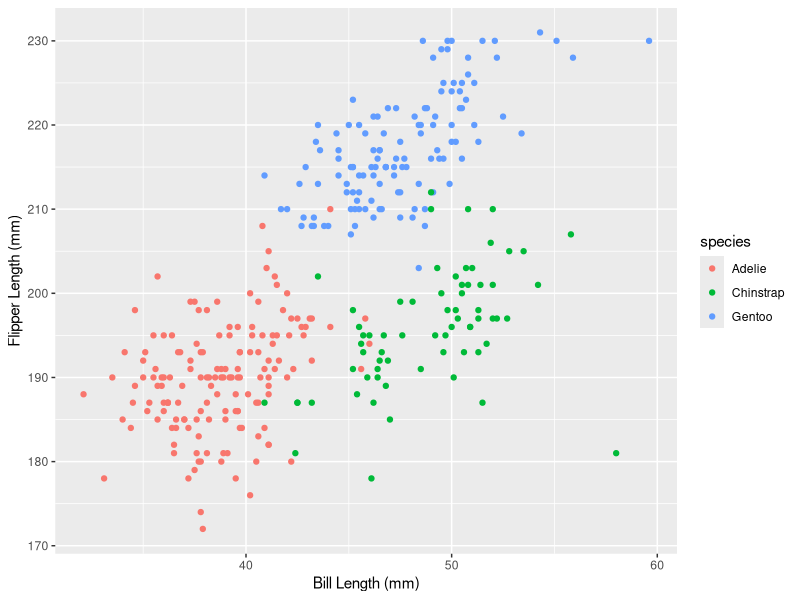

This chart was generated by the following R code:
## ---- chunk 1
library(tidyverse)
## ---- chunk 2
prob1_df = 
  tibble(
    samp = rnorm(10),
    samp_gt_0 = samp > 0,
    char_vec = c("a","b","c","d","e","f","g","h","i","j"),
    factor_vec = factor(c("low","low","low","mod","mod","mod","mod","high","high","high"))
  )
## ---- chunk 3
prob1_df = 
  tibble(
    samp = rnorm(10),
    samp_gt_0 = samp > 0,
    char_vec = c("a","b","c","d","e","f","g","h","i","j"),
    factor_vec = factor(c("low","low","low","mod","mod","mod","mod","high","high","high"))
  )
mean(pull(prob1_df , samp))
mean(pull(prob1_df , samp_gt_0))
mean(pull(prob1_df , char_vec))
mean(pull(prob1_df , factor_vec))
## ---- chunk 4
as.numeric(pull(prob1_df, samp_gt_0)) * pull(prob1_df, samp)
## ---- chunk 5
data("penguins", package = "palmerpenguins")
summary(penguins)
## ---- chunk 6
nrow(penguins)
ncol(penguins)
## ---- chunk 7

penguins_plot =  ggplot(data = penguins, aes(x = bill_length_mm, y = flipper_length_mm, color = species)) + geom_point() + xlab("Bill Length (mm)") + ylab("Flipper Length (mm)")

penguins_plot
